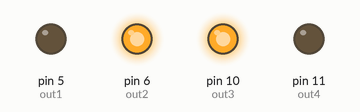
A sketch run on a simulated Arduino Uno, built with avr-gcc and run on an emulated ATmega328P. Parts: output pins drawn as LEDs (lit = HIGH).

Above: at 1.5 s.
At 3.2 s:
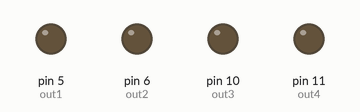
At 4.9 s:
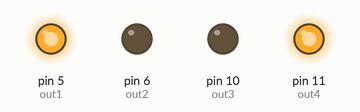
Timing chart, 0 to 8.8 s (numbered marks = the images above):
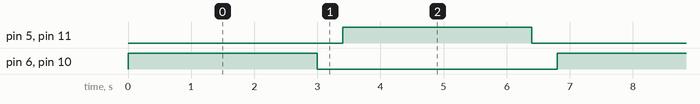

Measured:
- by itself, pin 5 (out1), pin 6 (out2), pin 10 (out3), pin 11 (out4): alternates HIGH for 3.0 s and LOW for 3.8 s
- by itself, everything shown: repeats every 6.8 s, in 4 steps

The sketch:

CodigoMotores.ino
```cpp
int out1=5;
int out2=6;
int out3=10;
int out4=11;

int velGiro=255;  //velocidad giro
int velArran=255; //velocidad arranque

void setup(){
   pinMode(out1,OUTPUT);
   pinMode(out2,OUTPUT);
   pinMode(out3,OUTPUT);
   pinMode(out4,OUTPUT);
}


void loop(){
  izquierda();
  delay(3000);
  detener();
  delay(400);
  derecha();
  delay(3000);
  detener();
  delay(400);
}


void adelante(){
     adelanteI(velArran);
     adelanteD(velArran);
}


void atras(){
      atrasI(velArran);
      atrasD(velArran);
}


void izquierda(){
      adelanteD(velGiro);
      atrasI(velGiro);
}

void derecha(){
      adelanteI(velGiro);
      atrasD(velGiro);
}


void detener(){
     digitalWrite(out1,LOW);
     digitalWrite(out2,LOW);
     digitalWrite(out3,LOW);
     digitalWrite(out4,LOW);
}


void adelanteI(int velocidad){
  digitalWrite(out2,LOW);
  analogWrite(out1,velocidad);
}

void adelanteD(int velocidad){
  digitalWrite(out4,LOW);
  analogWrite(out3,velocidad);
}


void atrasI(int velocidad){
  digitalWrite(out1,LOW);
  analogWrite(out2,velocidad);
}

void atrasD(int velocidad){
  digitalWrite(out3,LOW);
  analogWrite(out4,velocidad);
}
```
